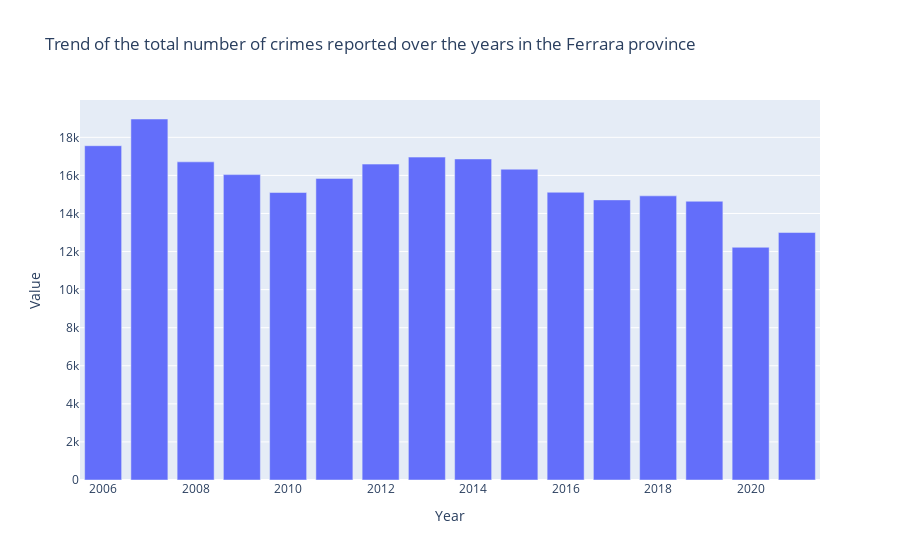

The code cell stored with this chart in its notebook:
### Markdown cell above
### Ferrara (*provincial level*)
The fourth **unit of analysis** taken into consideration will be the **Ferrara** province.

We are gonna perform the same operation we did with the previous units of analysis.

### Code cell
ferrara_df = functions.get_province_df(df, province='Ferrara')
ferrara_total_values = ferrara_df.loc[ferrara_df['Crime'] == 'totale'].groupby(['Year']).sum(numeric_only=True)['Value']


print(f"Overall, in the 16 years taken into consideration, in the Emilia Romagna region {sum(ferrara_total_values)} crimes were reported.",
        f"\nA mean of {round(sum(ferrara_total_values)/len(ferrara_total_values))} per year and {round((sum(ferrara_total_values)/len(ferrara_total_values) / 365))} per day",
        f"\nA standard deviation of {round(np.std(ferrara_total_values))}.")

px.bar(data_frame= ferrara_total_values.reset_index(),
       x = 'Year',
       y = 'Value',
       title= 'Trend of the total number of crimes reported over the years in the Ferrara province')

### Figure 1 — Plotly figure (JSON) as saved in the notebook; plotly's stock layout.template omitted (floating-point values rounded to 4 significant figures)
{"data": [{"alignmentgroup": "True", "hovertemplate": "Year=%{x}<br>Value=%{y}<extra></extra>", "legendgroup": "", "marker": {"color": "#636efa", "pattern": {"shape": ""}}, "name": "", "offsetgroup": "", "orientation": "v", "showlegend": false, "textposition": "auto", "type": "bar", "x": [2006, 2007, 2008, 2009, 2010, 2011, 2012, 2013, 2014, 2015, 2016, 2017, 2018, 2019, 2020, 2021], "xaxis": "x", "y": [17560, 18963, 16712, 16042, 15101, 15842, 16593, 16961, 16865, 16327, 15115, 14714, 14926, 14642, 12224, 13000], "yaxis": "y"}], "layout": {"barmode": "relative", "legend": {"tracegroupgap": 0}, "title": {"text": "Trend of the total number of crimes reported over the years in the Ferrara province"}, "xaxis": {"anchor": "y", "domain": [0, 1], "title": {"text": "Year"}}, "yaxis": {"anchor": "x", "domain": [0, 1], "title": {"text": "Value"}}}}
